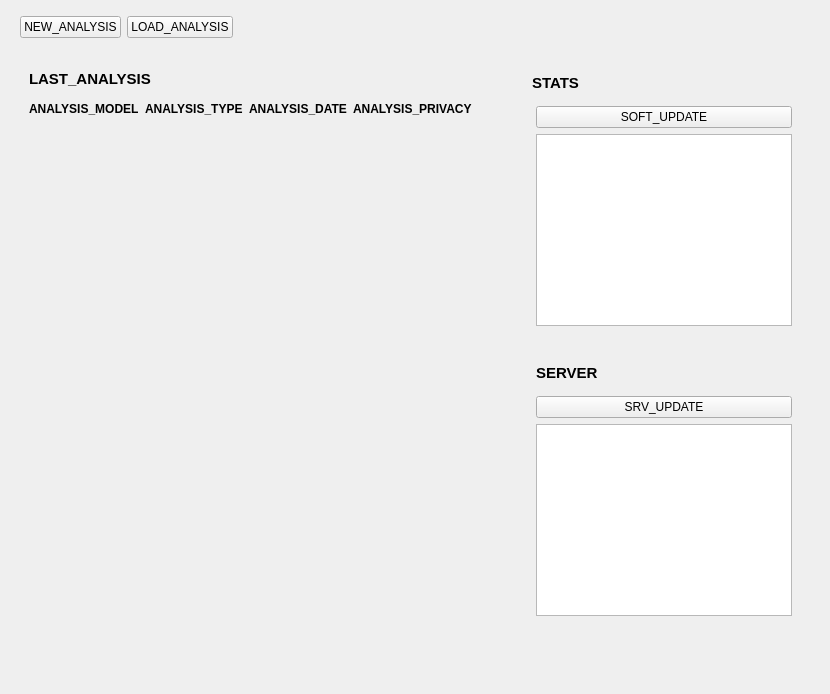
      <widget class="QWidget" name="dashboardPage">
       <layout class="QVBoxLayout" name="verticalLayout_2">
        <property name="topMargin">
         <number>0</number>
        </property>
        <item>
         <widget class="QWidget" name="dashBtn" native="true">
          <property name="sizePolicy">
           <sizepolicy hsizetype="Preferred" vsizetype="Fixed">
            <horstretch>0</horstretch>
            <verstretch>0</verstretch>
           </sizepolicy>
          </property>
          <layout class="QHBoxLayout" name="horizontalLayout_4">
           <property name="topMargin">
            <number>16</number>
           </property>
           <property name="bottomMargin">
            <number>12</number>
           </property>
           <item>
            <widget class="QPushButton" name="btnNewAnalysis">
             <property name="cursor">
              <cursorShape>PointingHandCursor</cursorShape>
             </property>
             <property name="text">
              <string>NEW_ANALYSIS</string>
             </property>
             <property name="cssClass" stdset="0">
              <string>btn-primary</string>
             </property>
            </widget>
           </item>
           <item>
            <widget class="QPushButton" name="btnLoadAnalysis">
             <property name="cursor">
              <cursorShape>PointingHandCursor</cursorShape>
             </property>
             <property name="text">
              <string>LOAD_ANALYSIS</string>
             </property>
             <property name="cssClass" stdset="0">
              <string>btn-primary</string>
             </property>
            </widget>
           </item>
           <item>
            <spacer name="horizontalSpacer_9">
             <property name="orientation">
              <enum>Qt::Horizontal</enum>
             </property>
             <property name="sizeHint" stdset="0">
              <size>
               <width>40</width>
               <height>20</height>
              </size>
             </property>
            </spacer>
           </item>
          </layout>
         </widget>
        </item>
        <item>
         <widget class="QWidget" name="dashBody" native="true">
          <layout class="QHBoxLayout" name="horizontalLayout_7">
           <property name="leftMargin">
            <number>0</number>
           </property>
           <property name="topMargin">
            <number>0</number>
           </property>
           <property name="rightMargin">
            <number>0</number>
           </property>
           <property name="bottomMargin">
            <number>0</number>
           </property>
           <item>
            <widget class="QWidget" name="leftDash" native="true">
             <layout class="QVBoxLayout" name="verticalLayout_4">
              <property name="leftMargin">
               <number>0</number>
              </property>
              <property name="topMargin">
               <number>0</number>
              </property>
              <property name="rightMargin">
               <number>0</number>
              </property>
              <item>
               <widget class="QWidget" name="cardAnalysis" native="true">
                <property name="cssClass" stdset="0">
                 <string>card</string>
                </property>
                <layout class="QVBoxLayout" name="verticalLayout_5">
                 <property name="spacing">
                  <number>0</number>
                 </property>
                 <item>
                  <widget class="QWidget" name="cardTitleAnalysis" native="true">
                   <property name="cssClass" stdset="0">
                    <string>cardHeader</string>
                   </property>
                   <layout class="QHBoxLayout" name="horizontalLayout_8">
                    <property name="topMargin">
                     <number>5</number>
                    </property>
                    <property name="bottomMargin">
                     <number>5</number>
                    </property>
                    <item>
                     <widget class="QLabel" name="titleAnalysis">
                      <property name="sizePolicy">
                       <sizepolicy hsizetype="Preferred" vsizetype="Fixed">
                        <horstretch>0</horstretch>
                        <verstretch>0</verstretch>
                       </sizepolicy>
                      </property>
                      <property name="font">
                       <font>
                        <pointsize>11</pointsize>
                        <weight>75</weight>
                        <bold>true</bold>
                       </font>
                      </property>
                      <property name="text">
                       <string>LAST_ANALYSIS</string>
                      </property>
                     </widget>
                    </item>
                   </layout>
                  </widget>
                 </item>
                 <item>
                  <widget class="QWidget" name="cardBodyAnalysis" native="true">
                   <property name="cssClass" stdset="0">
                    <string>cardBody</string>
                   </property>
                   <layout class="QGridLayout" name="analysisGridLayout">
                    <property name="topMargin">
                     <number>9</number>
                    </property>
                    <property name="verticalSpacing">
                     <number>12</number>
                    </property>
                    <item row="0" column="1">
                     <widget class="QLabel" name="lastAnalysisModelTitle">
                      <property name="font">
                       <font>
                        <weight>75</weight>
                        <bold>true</bold>
                       </font>
                      </property>
                      <property name="text">
                       <string>ANALYSIS_TYPE</string>
                      </property>
                     </widget>
                    </item>
                    <item row="0" column="3">
                     <widget class="QLabel" name="lastAnalysisPrivacyTitle">
                      <property name="font">
                       <font>
                        <weight>75</weight>
                        <bold>true</bold>
                       </font>
                      </property>
                      <property name="text">
                       <string>ANALYSIS_PRIVACY</string>
                      </property>
                     </widget>
                    </item>
                    <item row="0" column="2">
                     <widget class="QLabel" name="lastAnalysisDateTitle">
                      <property name="font">
                       <font>
                        <weight>75</weight>
                        <bold>true</bold>
                       </font>
                      </property>
                      <property name="text">
                       <string>ANALYSIS_DATE</string>
                      </property>
                     </widget>
                    </item>
                    <item row="0" column="4">
                     <widget class="QLabel" name="lastAnalysisBtnTitle">
                      <property name="sizePolicy">
                       <sizepolicy hsizetype="Fixed" vsizetype="Preferred">
                        <horstretch>0</horstretch>
                        <verstretch>0</verstretch>
                       </sizepolicy>
                      </property>
                      <property name="text">
                       <string/>
                      </property>
                     </widget>
                    </item>
                    <item row="0" column="0">
                     <widget class="QLabel" name="lastAnalysisIconTitle">
                      <property name="sizePolicy">
                       <sizepolicy hsizetype="Fixed" vsizetype="Preferred">
                        <horstretch>0</horstretch>
                        <verstretch>0</verstretch>
                       </sizepolicy>
                      </property>
                      <property name="font">
                       <font>
                        <weight>75</weight>
                        <bold>true</bold>
                       </font>
                      </property>
                      <property name="text">
                       <string>ANALYSIS_MODEL</string>
                      </property>
                     </widget>
                    </item>
                   </layout>
                  </widget>
                 </item>
                </layout>
               </widget>
              </item>
              <item>
               <spacer name="verticalSpacer">
                <property name="orientation">
                 <enum>Qt::Vertical</enum>
                </property>
                <property name="sizeHint" stdset="0">
                 <size>
                  <width>20</width>
                  <height>40</height>
                 </size>
                </property>
               </spacer>
              </item>
             </layout>
            </widget>
           </item>
           <item>
            <widget class="QWidget" name="rightDash" native="true">
             <layout class="QVBoxLayout" name="verticalLayout_6">
              <property name="topMargin">
               <number>0</number>
              </property>
              <item>
               <widget class="QWidget" name="cardStat" native="true">
                <layout class="QVBoxLayout" name="verticalLayout_7">
                 <property name="spacing">
                  <number>0</number>
                 </property>
                 <item>
                  <widget class="QWidget" name="cardTitleStat" native="true">
                   <property name="cssClass" stdset="0">
                    <string>cardHeader</string>
                   </property>
                   <layout class="QHBoxLayout" name="horizontalLayout_9">
                    <property name="leftMargin">
                     <number>5</number>
                    </property>
                    <property name="bottomMargin">
                     <number>5</number>
                    </property>
                    <item>
                     <widget class="QLabel" name="titleStat">
                      <property name="font">
                       <font>
                        <pointsize>11</pointsize>
                        <weight>75</weight>
                        <bold>true</bold>
                       </font>
                      </property>
                      <property name="text">
                       <string>STATS</string>
                      </property>
                     </widget>
                    </item>
                   </layout>
                  </widget>
                 </item>
                 <item>
                  <widget class="QWidget" name="cardBodyStat" native="true">
                   <property name="cssClass" stdset="0">
                    <string>cardBody</string>
                   </property>
                   <layout class="QVBoxLayout" name="verticalLayout_8">
                    <item>
                     <widget class="QPushButton" name="pushButton_4">
                      <property name="cursor">
                       <cursorShape>PointingHandCursor</cursorShape>
                      </property>
                      <property name="text">
                       <string>SOFT_UPDATE</string>
                      </property>
                     </widget>
                    </item>
                    <item>
                     <widget class="QTextEdit" name="stat">
                      <property name="sizePolicy">
                       <sizepolicy hsizetype="Minimum" vsizetype="Expanding">
                        <horstretch>0</horstretch>
                        <verstretch>0</verstretch>
                       </sizepolicy>
                      </property>
                     </widget>
                    </item>
                   </layout>
                  </widget>
                 </item>
                </layout>
               </widget>
              </item>
              <item>
               <widget class="QWidget" name="cardServer" native="true">
                <property name="cssClass" stdset="0">
                 <string>card</string>
                </property>
                <layout class="QVBoxLayout" name="verticalLayout_9">
                 <property name="spacing">
                  <number>0</number>
                 </property>
                 <item>
                  <widget class="QWidget" name="cardTitleServer" native="true">
                   <property name="font">
                    <font>
                     <pointsize>12</pointsize>
                     <weight>75</weight>
                     <bold>true</bold>
                    </font>
                   </property>
                   <property name="cssClass" stdset="0">
                    <string>cardHeader</string>
                   </property>
                   <layout class="QHBoxLayout" name="horizontalLayout_10">
                    <property name="topMargin">
                     <number>5</number>
                    </property>
                    <property name="bottomMargin">
                     <number>5</number>
                    </property>
                    <item>
                     <widget class="QLabel" name="label_2">
                      <property name="font">
                       <font>
                        <pointsize>11</pointsize>
                       </font>
                      </property>
                      <property name="text">
                       <string>SERVER</string>
                      </property>
                     </widget>
                    </item>
                   </layout>
                  </widget>
                 </item>
                 <item>
                  <widget class="QWidget" name="cardBodyServer" native="true">
                   <property name="cssClass" stdset="0">
                    <string>cardBody</string>
                   </property>
                   <layout class="QVBoxLayout" name="verticalLayout_10">
                    <property name="spacing">
                     <number>6</number>
                    </property>
                    <item>
                     <widget class="QPushButton" name="pushButton_3">
                      <property name="cursor">
                       <cursorShape>PointingHandCursor</cursorShape>
                      </property>
                      <property name="text">
                       <string>SRV_UPDATE</string>
                      </property>
                     </widget>
                    </item>
                    <item>
                     <widget class="QTextEdit" name="srv">
                      <property name="sizePolicy">
                       <sizepolicy hsizetype="Minimum" vsizetype="Expanding">
                        <horstretch>0</horstretch>
                        <verstretch>0</verstretch>
                       </sizepolicy>
                      </property>
                     </widget>
                    </item>
                   </layout>
                  </widget>
                 </item>
                </layout>
               </widget>
              </item>
              <item>
               <spacer name="verticalSpacer_2">
                <property name="orientation">
                 <enum>Qt::Vertical</enum>
                </property>
                <property name="sizeHint" stdset="0">
                 <size>
                  <width>20</width>
                  <height>40</height>
                 </size>
                </property>
               </spacer>
              </item>
             </layout>
            </widget>
           </item>
          </layout>
         </widget>
        </item>
       </layout>
      </widget>
